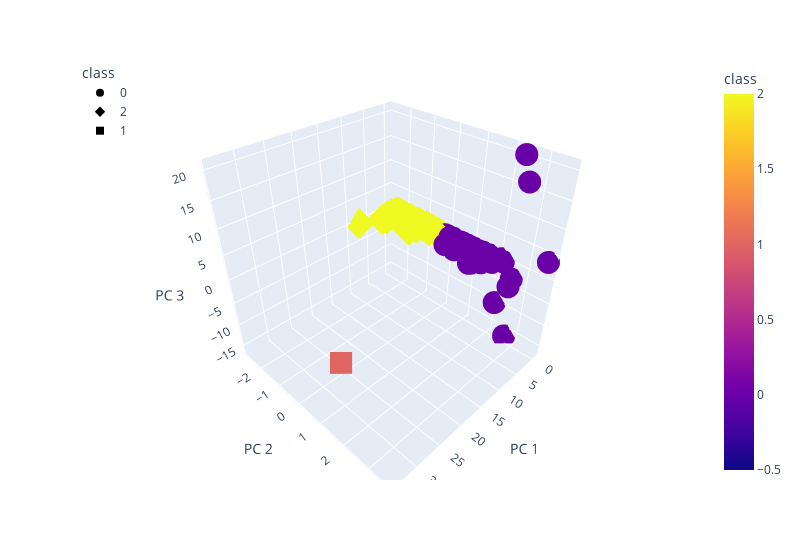

The notebook cell saved with this chart:
### Code cell
fig = px.scatter_3d(
    clustered_df,
    x="PC 1",
    y="PC 2",
    z="PC 3",
    color="class",
    symbol="class",
    width=800,
    hover_name="CoinName",
    hover_data=["Algorithm"]
)
fig.update_layout(legend=dict(x=0, y=1))
fig.show()

### Figure 1 — Plotly figure (JSON) as saved in the notebook; plotly's stock layout.template omitted (floating-point values rounded to 4 significant figures; data arrays with more than 128 entries replaced by an {"elided": "..."} marker saying what was removed)
{"data": [{"customdata": {"elided": "291x1 str values"}, "hovertemplate": "<b>%{hovertext}</b><br><br>class=%{marker.color}<br>PC 1=%{x}<br>PC 2=%{y}<br>PC 3=%{z}<br>Algorithm=%{customdata[0]}<extra></extra>", "hovertext": {"elided": "291 str values"}, "legendgroup": "0", "marker": {"color": {"elided": "291 int values"}, "coloraxis": "coloraxis", "symbol": "circle"}, "mode": "markers", "name": "0", "scene": "scene", "showlegend": true, "type": "scatter3d", "x": {"elided": "291 float values"}, "y": {"elided": "291 float values"}, "z": {"elided": "291 float values"}}, {"customdata": {"elided": "241x1 str values"}, "hovertemplate": "<b>%{hovertext}</b><br><br>class=%{marker.color}<br>PC 1=%{x}<br>PC 2=%{y}<br>PC 3=%{z}<br>Algorithm=%{customdata[0]}<extra></extra>", "hovertext": {"elided": "241 str values"}, "legendgroup": "2", "marker": {"color": {"elided": "241 int values"}, "coloraxis": "coloraxis", "symbol": "diamond"}, "mode": "markers", "name": "2", "scene": "scene", "showlegend": true, "type": "scatter3d", "x": {"elided": "241 float values"}, "y": {"elided": "241 float values"}, "z": {"elided": "241 float values"}}, {"customdata": [["TRC10"]], "hovertemplate": "<b>%{hovertext}</b><br><br>class=%{marker.color}<br>PC 1=%{x}<br>PC 2=%{y}<br>PC 3=%{z}<br>Algorithm=%{customdata[0]}<extra></extra>", "hovertext": ["BitTorrent"], "legendgroup": "1", "marker": {"color": [1], "coloraxis": "coloraxis", "symbol": "square"}, "mode": "markers", "name": "1", "scene": "scene", "showlegend": true, "type": "scatter3d", "x": [34.05], "y": [1.931], "z": [-0.09558]}], "layout": {"coloraxis": {"colorbar": {"title": {"text": "class"}}, "colorscale": [[0, "#0d0887"], [0.1111, "#46039f"], [0.2222, "#7201a8"], [0.3333, "#9c179e"], [0.4444, "#bd3786"], [0.5556, "#d8576b"], [0.6667, "#ed7953"], [0.7778, "#fb9f3a"], [0.8889, "#fdca26"], [1, "#f0f921"]]}, "legend": {"title": {"text": "class"}, "tracegroupgap": 0, "x": 0, "y": 1}, "margin": {"t": 60}, "scene": {"domain": {"x": [0, 1], "y": [0, 1]}, "xaxis": {"title": {"text": "PC 1"}}, "yaxis": {"title": {"text": "PC 2"}}, "zaxis": {"title": {"text": "PC 3"}}}, "width": 800}}
